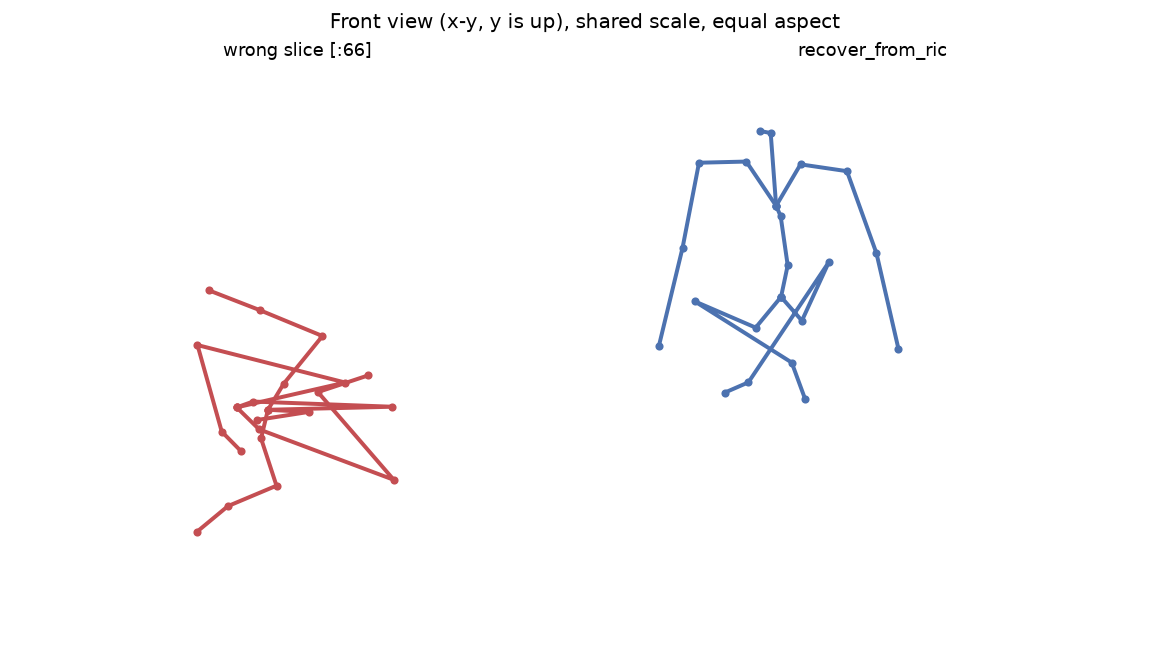

Reproduce this figure in Python.
import sys, numpy as np, matplotlib
matplotlib.use("Agg")
import matplotlib.pyplot as plt
sys.path.insert(0, ".")
import torch
from data_loaders.humanml.scripts.motion_process import recover_from_ric
from data_loaders.humanml.utils.paramUtil import t2m_kinematic_chain

f = "dataset/HumanML3D/new_joint_vecs/sample004077.npy"
m = np.load(f)
frame = 77
joints = recover_from_ric(torch.from_numpy(m).float().unsqueeze(0), 22)[0].numpy()
wrong = m[:, :66].reshape(len(m), 22, 3)
print("correct:", joints.shape, " wrong:", wrong.shape)

def draw(ax, J, color, title, lims):
    for chain in t2m_kinematic_chain:
        ax.plot(J[chain, 0], J[chain, 1], "-o", color=color, ms=3.5, lw=2.2)
    ax.set_title(title, fontsize=10)
    ax.set_xlim(lims); ax.set_ylim(lims)
    ax.set_aspect("equal"); ax.axis("off")

C, W = joints[frame], wrong[frame]
allpts = np.concatenate([C[:, [0, 1]], W[:, [0, 1]]])
pad = 0.15 * (allpts.max() - allpts.min())
lims = (allpts.min() - pad, allpts.max() + pad)

fig, axes = plt.subplots(1, 2, figsize=(9, 5))
draw(axes[0], W, "#c44e52", "wrong slice [:66]", lims)
draw(axes[1], C, "#4c72b0", "recover_from_ric", lims)
fig.suptitle("Front view (x-y, y is up), shared scale, equal aspect", fontsize=11)
plt.tight_layout(); plt.savefig("/tmp/skel_fixed.png", dpi=130)
print("saved /tmp/skel_fixed.png")
